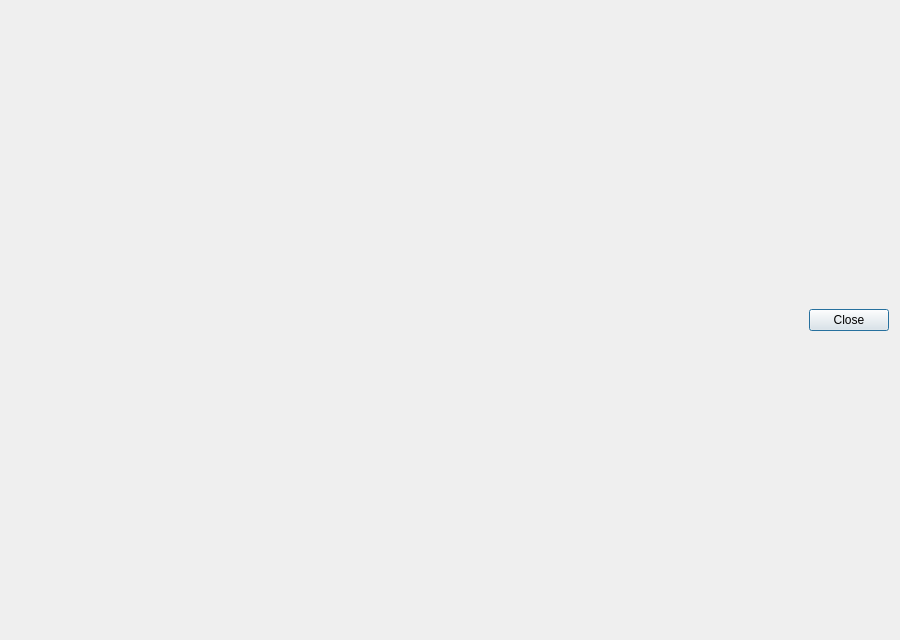
<?xml version="1.0" encoding="UTF-8"?>
<ui version="4.0">
 <class>ActivityEditorDialog</class>
 <widget class="QDialog" name="ActivityEditorDialog">
  <property name="geometry">
   <rect><x>0</x><y>0</y><width>900</width><height>640</height></rect>
  </property>
  <property name="windowTitle"><string>Activity Editor</string></property>
  <property name="minimumSize">
   <size><width>720</width><height>480</height></size>
  </property>
  <layout class="QVBoxLayout" name="verticalLayout">
   <item>
    <layout class="QVBoxLayout" name="visualLayout">
     <property name="leftMargin"><number>0</number></property>
     <property name="topMargin"><number>0</number></property>
     <property name="rightMargin"><number>0</number></property>
     <property name="bottomMargin"><number>0</number></property>
    </layout>
   </item>
   <item>
    <layout class="QHBoxLayout" name="dialog_button_row">
     <item>
      <spacer name="dialog_button_spacer">
       <property name="orientation"><enum>Qt::Horizontal</enum></property>
       <property name="sizeHint" stdset="0"><size><width>40</width><height>20</height></size></property>
      </spacer>
     </item>
     <item>
      <widget class="QPushButton" name="closeButton">
       <property name="text"><string>Close</string></property>
       <property name="whatsThis"><string>Close the editor. Unsaved changes are discarded - Save the behaviour first.</string></property>
      </widget>
     </item>
    </layout>
   </item>
  </layout>
 </widget>
 <resources/>
 <connections/>
</ui>
